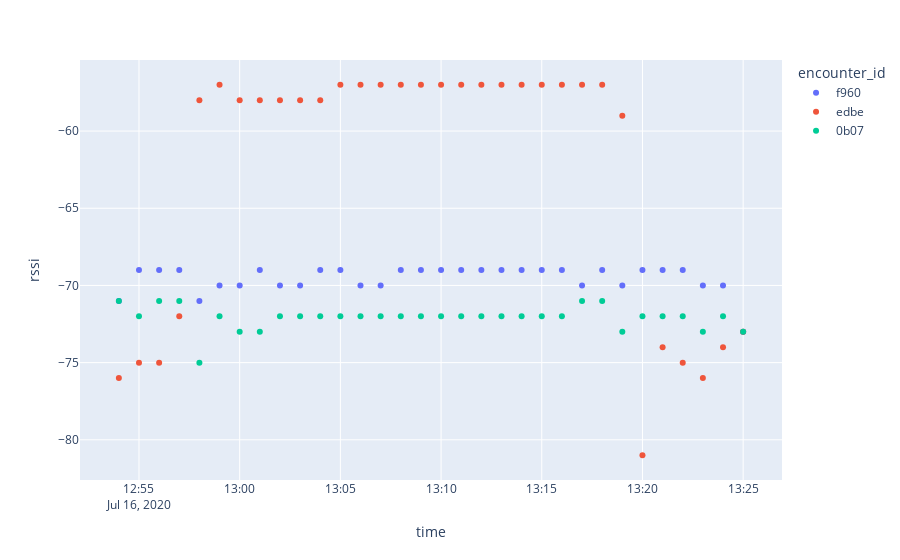

Notebook code cell kept with this figure:
### Code cell
figure = data_analysis.plot_data_check(df)
figure.show()

### Figure 1 — Plotly figure (JSON) as saved in the notebook; plotly's stock layout.template omitted (floating-point values rounded to 4 significant figures)
{"data": [{"customdata": [["STARTED LOGGING"], [null], [null], [null], [null], [null], [null], [null], [null], [null], [null], [null], [null], [null], [null], [null], [null], [null], [null], [null], [null], [null], [null], [null], [null], [null], [null], [null], [null], [null], [null], [null]], "hovertemplate": "encounter_id=f960a46ada175d32fd1e126bfabd7053b990c8bdb850a75ad471910b6d901852<br>time=%{x}<br>rssi=%{y}<br>close encounter=%{customdata[0]}<extra></extra>", "legendgroup": "f960a46ada175d32fd1e126bfabd7053b990c8bdb850a75ad471910b6d901852", "marker": {"color": "#636efa", "symbol": "circle"}, "mode": "markers", "name": "f960", "orientation": "v", "showlegend": true, "type": "scatter", "x": ["2020-07-16T12:54:00", "2020-07-16T12:55:00", "2020-07-16T12:56:00", "2020-07-16T12:57:00", "2020-07-16T12:58:00", "2020-07-16T12:59:00", "2020-07-16T13:00:00", "2020-07-16T13:01:00", "2020-07-16T13:02:00", "2020-07-16T13:03:00", "2020-07-16T13:04:00", "2020-07-16T13:05:00", "2020-07-16T13:06:00", "2020-07-16T13:07:00", "2020-07-16T13:08:00", "2020-07-16T13:09:00", "2020-07-16T13:10:00", "2020-07-16T13:11:00", "2020-07-16T13:12:00", "2020-07-16T13:13:00", "2020-07-16T13:14:00", "2020-07-16T13:15:00", "2020-07-16T13:16:00", "2020-07-16T13:17:00", "2020-07-16T13:18:00", "2020-07-16T13:19:00", "2020-07-16T13:20:00", "2020-07-16T13:21:00", "2020-07-16T13:22:00", "2020-07-16T13:23:00", "2020-07-16T13:24:00", "2020-07-16T13:25:00"], "xaxis": "x", "y": [-71, -69, -69, -69, -71, -70, -70, -69, -70, -70, -69, -69, -70, -70, -69, -69, -69, -69, -69, -69, -69, -69, -69, -70, -69, -70, -69, -69, -69, -70, -70, -73], "yaxis": "y"}, {"customdata": [[null], [null], [null], ["STARTED ENCOUNTER WITH NIST1502, ~1m APART"], [null], [null], [null], [null], [null], [null], [null], [null], [null], [null], [null], [null], [null], [null], [null], [null], [null], [null], [null], [null], [null], [null], [null], [null], [null], [null], [null], [null]], "hovertemplate": "encounter_id=edbe0ba3bf0b0033835a47e6c7432270218b5e7913be9f7be1f9f58fad8cda67<br>time=%{x}<br>rssi=%{y}<br>close encounter=%{customdata[0]}<extra></extra>", "legendgroup": "edbe0ba3bf0b0033835a47e6c7432270218b5e7913be9f7be1f9f58fad8cda67", "marker": {"color": "#EF553B", "symbol": "circle"}, "mode": "markers", "name": "edbe", "orientation": "v", "showlegend": true, "type": "scatter", "x": ["2020-07-16T12:54:00", "2020-07-16T12:55:00", "2020-07-16T12:56:00", "2020-07-16T12:57:00", "2020-07-16T12:58:00", "2020-07-16T12:59:00", "2020-07-16T13:00:00", "2020-07-16T13:01:00", "2020-07-16T13:02:00", "2020-07-16T13:03:00", "2020-07-16T13:04:00", "2020-07-16T13:05:00", "2020-07-16T13:06:00", "2020-07-16T13:07:00", "2020-07-16T13:08:00", "2020-07-16T13:09:00", "2020-07-16T13:10:00", "2020-07-16T13:11:00", "2020-07-16T13:12:00", "2020-07-16T13:13:00", "2020-07-16T13:14:00", "2020-07-16T13:15:00", "2020-07-16T13:16:00", "2020-07-16T13:17:00", "2020-07-16T13:18:00", "2020-07-16T13:19:00", "2020-07-16T13:20:00", "2020-07-16T13:21:00", "2020-07-16T13:22:00", "2020-07-16T13:23:00", "2020-07-16T13:24:00", "2020-07-16T13:25:00"], "xaxis": "x", "y": [-76, -75, -75, -72, -58, -57, -58, -58, -58, -58, -58, -57, -57, -57, -57, -57, -57, -57, -57, -57, -57, -57, -57, -57, -57, -59, -81, -74, -75, -76, -74, -73], "yaxis": "y"}, {"customdata": [[null], [null], [null], [null], [null], [null], [null], [null], [null], [null], [null], [null], [null], [null], [null], [null], [null], [null], [null], [null], [null], [null], [null], [null], [null], [null], [null], [null], [null], [null], [null], [null]], "hovertemplate": "encounter_id=0b07b78a66040a3afc665719e58dadf7d804df63a8ad61645efed1291fddae0e<br>time=%{x}<br>rssi=%{y}<br>close encounter=%{customdata[0]}<extra></extra>", "legendgroup": "0b07b78a66040a3afc665719e58dadf7d804df63a8ad61645efed1291fddae0e", "marker": {"color": "#00cc96", "symbol": "circle"}, "mode": "markers", "name": "0b07", "orientation": "v", "showlegend": true, "type": "scatter", "x": ["2020-07-16T12:54:00", "2020-07-16T12:55:00", "2020-07-16T12:56:00", "2020-07-16T12:57:00", "2020-07-16T12:58:00", "2020-07-16T12:59:00", "2020-07-16T13:00:00", "2020-07-16T13:01:00", "2020-07-16T13:02:00", "2020-07-16T13:03:00", "2020-07-16T13:04:00", "2020-07-16T13:05:00", "2020-07-16T13:06:00", "2020-07-16T13:07:00", "2020-07-16T13:08:00", "2020-07-16T13:09:00", "2020-07-16T13:10:00", "2020-07-16T13:11:00", "2020-07-16T13:12:00", "2020-07-16T13:13:00", "2020-07-16T13:14:00", "2020-07-16T13:15:00", "2020-07-16T13:16:00", "2020-07-16T13:17:00", "2020-07-16T13:18:00", "2020-07-16T13:19:00", "2020-07-16T13:20:00", "2020-07-16T13:21:00", "2020-07-16T13:22:00", "2020-07-16T13:23:00", "2020-07-16T13:24:00", "2020-07-16T13:25:00"], "xaxis": "x", "y": [-71, -72, -71, -71, -75, -72, -73, -73, -72, -72, -72, -72, -72, -72, -72, -72, -72, -72, -72, -72, -72, -72, -72, -71, -71, -73, -72, -72, -72, -73, -72, -73], "yaxis": "y"}], "layout": {"autosize": true, "legend": {"title": {"text": "encounter_id"}, "tracegroupgap": 0}, "margin": {"t": 60}, "xaxis": {"anchor": "y", "autorange": true, "domain": [0, 1], "range": ["2020-07-16 12:52:03.8079", "2020-07-16 13:26:56.1921"], "title": {"text": "time"}, "type": "date"}, "yaxis": {"anchor": "x", "autorange": true, "domain": [0, 1], "range": [-82.7, -55.3], "title": {"text": "rssi"}, "type": "linear"}}}
